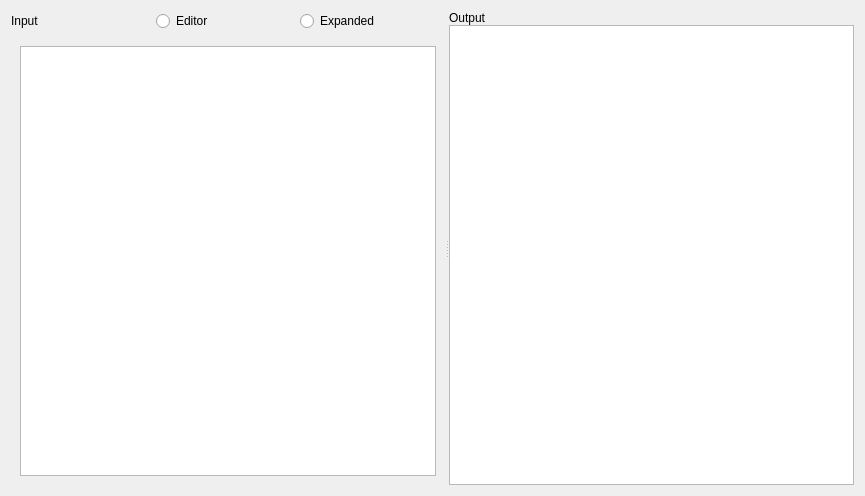
<?xml version="1.0" encoding="UTF-8"?>
<ui version="4.0">
 <class>Kites::EditorTab</class>
 <widget class="QWidget" name="Kites::EditorTab">
  <property name="geometry">
   <rect>
    <x>0</x>
    <y>0</y>
    <width>865</width>
    <height>496</height>
   </rect>
  </property>
  <property name="windowTitle">
   <string>Form</string>
  </property>
  <layout class="QGridLayout" name="gridLayout">
   <item row="0" column="0">
    <widget class="QSplitter" name="splitter">
     <property name="orientation">
      <enum>Qt::Orientation::Horizontal</enum>
     </property>
     <widget class="QWidget" name="layoutWidget">
      <layout class="QVBoxLayout" name="verticalLayout_4">
       <item>
        <layout class="QHBoxLayout" name="horizontalLayout">
         <property name="spacing">
          <number>0</number>
         </property>
         <item>
          <widget class="QLabel" name="label">
           <property name="text">
            <string>Input</string>
           </property>
          </widget>
         </item>
         <item>
          <widget class="QRadioButton" name="editorViewButton">
           <property name="text">
            <string>Editor</string>
           </property>
          </widget>
         </item>
         <item>
          <widget class="QRadioButton" name="expandedViewButton">
           <property name="text">
            <string>Expanded</string>
           </property>
          </widget>
         </item>
        </layout>
       </item>
       <item>
        <widget class="QStackedWidget" name="stackedWidget">
         <property name="currentIndex">
          <number>1</number>
         </property>
         <widget class="QWidget" name="page">
          <layout class="QVBoxLayout" name="verticalLayout_3">
           <item>
            <widget class="Editor" name="assemblyTextEdit"/>
           </item>
          </layout>
         </widget>
         <widget class="QWidget" name="page_2">
          <layout class="QVBoxLayout" name="verticalLayout">
           <item>
            <widget class="Editor" name="expandedTextEdit"/>
           </item>
          </layout>
         </widget>
        </widget>
       </item>
      </layout>
     </widget>
     <widget class="QWidget" name="layoutWidget_2">
      <layout class="QVBoxLayout" name="verticalLayout_2">
       <property name="spacing">
        <number>0</number>
       </property>
       <item>
        <layout class="QHBoxLayout" name="horizontalLayout_2">
         <item>
          <widget class="QLabel" name="label_2">
           <property name="text">
            <string>Output</string>
           </property>
          </widget>
         </item>
        </layout>
       </item>
       <item>
        <widget class="DisassemblyEditor" name="disassemblyTextEdit"/>
       </item>
      </layout>
     </widget>
    </widget>
   </item>
  </layout>
 </widget>
 <customwidgets>
  <customwidget>
   <class>Editor</class>
   <extends>QPlainTextEdit</extends>
   <header location="global">ui/editor_tab/main_editor.h</header>
  </customwidget>
  <customwidget>
   <class>DisassemblyEditor</class>
   <extends>QPlainTextEdit</extends>
   <header>ui/editor_tab/disassembly_editor.h</header>
  </customwidget>
 </customwidgets>
 <resources/>
 <connections/>
</ui>
